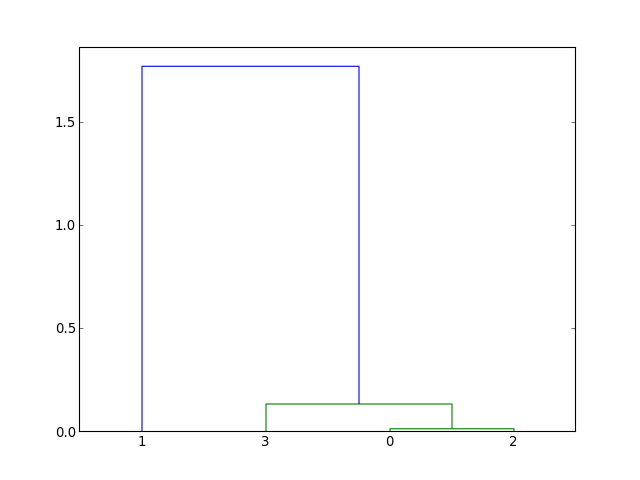

Generate this figure with Python:
import pylab 
import halla 
from numpy import array 
import scipy.stats
from scipy.cluster.hierarchy import dendrogram, linkage

x = array([[0.1,0.2,0.3,0.4],[1,1,1,0],[0.01,0.04,0.09,0.16],[0,0,0,1]])

#Pearson
lxpearson       = linkage(x, metric="correlation")

dendrogram(lxpearson)
